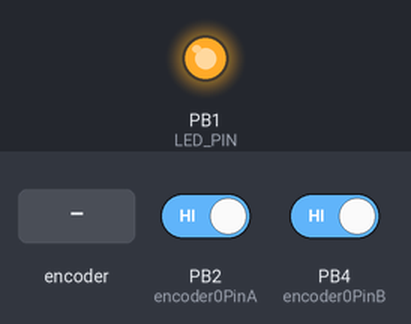
The sketch below on a simulated ATtiny85, built with avr-gcc and run on an emulated ATtiny85. Shown: output pins drawn as LEDs (lit = HIGH). Dashed ring = blinking. The inputs (shaded band) are chosen by the test bench; at power-on: PB2 (encoder0PinA) HIGH, PB4 (encoder0PinB) HIGH.

Above: at 0.11 s.
At 2.8 s:
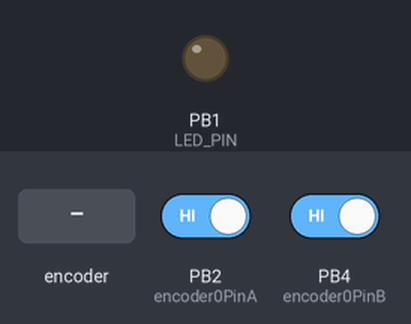
2.9 s: rotary encoder on PB2 (encoder0PinA) / PB4 (encoder0PinB) turned 3 steps (first pin leading)
At 3.2 s:
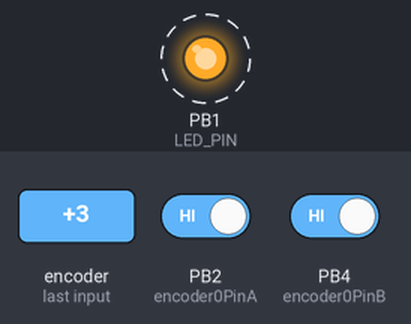
Timing chart, 0 to 5.9 s (numbered marks = the images above; inputs shaded):
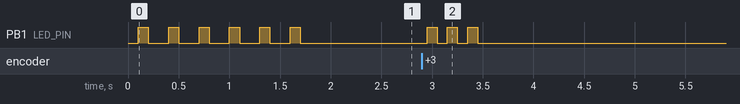

Measured:
- after the input at 2.9 s, PB1 (LED_PIN): alternates HIGH for 0.10 s and LOW for 0.10 s, 6 changes in all, then stays LOW, starting after 0.05 s
- by itself, PB1 (LED_PIN): alternates HIGH for 0.10 s and LOW for 0.20 s, 11 changes in all, then stays LOW

The sketch:

VolumeKnob.ino
```cpp
//#include <Keyboard.h>
#include "DigiKeyboard.h"

#define Keyboard DigiKeyboard

#define LED_PIN 1

int encoder0PinA = 2;
int encoder0PinB = 4;
int encoder0PinALast = LOW;

#define VK_OEM_PLUS     0xBB
#define VK_OEM_MINUS     0xBD
//  gr: not VK codes!
//  https://digistump.com/board/index.php?topic=166.0
//#define VK_VOLUME_UP    0xAF
//#define VK_VOLUME_DOWN  0xAE
//  https://github.com/Bluebie/volume_knob/blob/master/volume_knob.ino
//  this works!
#define VK_VOLUME_UP    128
#define VK_VOLUME_DOWN  129
//#define VK_VOLUME_UP    0xEA
//#define VK_VOLUME_DOWN  0xE9
//  https://gist.github.com/MightyPork/6da26e382a7ad91b5496ee55fdc73db20
//#define VK_VOLUME_UP    0xED  //  media
//#define VK_VOLUME_DOWN  0xEE
//#define VK_VOLUME_UP    KEY_A
//#define VK_VOLUME_DOWN  KEY_B

#define VOLUME_MULT       1
#define INTRO_BLINK_COUNT 5
#define ENABLE_BLINK      true

void Blink()
{
  digitalWrite(LED_PIN, HIGH);
  delay(100);
  digitalWrite(LED_PIN, LOW);
}

// the setup function runs once when you press reset or power the board
void setup()
{
  // initialize digital pin LED_BUILTIN as an output.
  pinMode(LED_PIN, OUTPUT);
  pinMode(encoder0PinA, INPUT);
  pinMode(encoder0PinB, INPUT);
  digitalWrite(encoder0PinA, HIGH);
  digitalWrite(encoder0PinB, HIGH);

  //Keyboard.begin();
  Keyboard.delay(100);

  for ( auto i=0; i<INTRO_BLINK_COUNT;  i++ )
  {
    Keyboard.update();
    Blink();
    delay(200);
  }

}


void OnIncrement()
{
  if ( ENABLE_BLINK )
    Blink();
  for ( auto i=0; i<VOLUME_MULT;  i++ )
  {
    Keyboard.sendKeyStroke(VK_VOLUME_UP);
    Keyboard.update();
  }
}

void OnDecrement()
{
  if ( ENABLE_BLINK )
    Blink();
  for ( auto i=0; i<VOLUME_MULT;  i++ )
  {
    Keyboard.sendKeyStroke(VK_VOLUME_DOWN);
    Keyboard.update();
  }
}


void loop()
{
  Keyboard.update();
  auto Latch = digitalRead(encoder0PinA);
  if ((encoder0PinALast == LOW) && (Latch == HIGH))
  {
    if (digitalRead(encoder0PinB) == LOW)
    {
     OnIncrement();
    } else {
      OnDecrement();
    }
  }
  encoder0PinALast = Latch;
}
```
